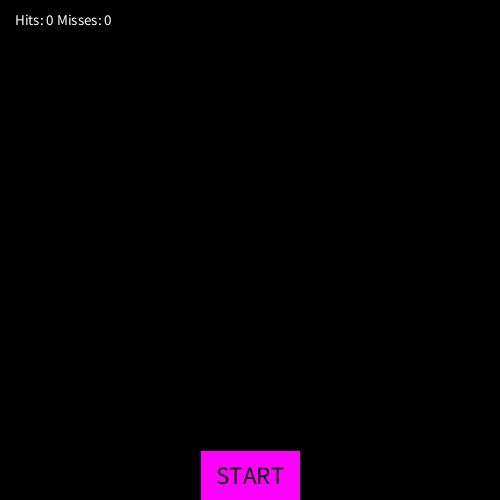
Frame 1 (no input)
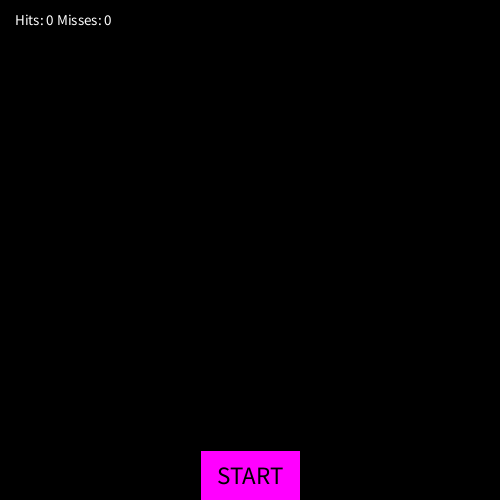
Frame 60 (the mouse pressed at the canvas centre just before this capture)
Frame 120 (the mouse held since frame 60 and released just before this capture): identical to frame 60, image omitted

The Processing sketch that drew these frames (run headless with seeded random() and noise(); from frame 60 on, the mouse is pressed at the canvas centre):

// Processing sketch: ModuleOpgave_4_BullsEye
// ── ModuleOpgave_4_BullsEye.pde
final int size = 500;

boolean click = true;

int posBullsEye = 0;

boolean isMovingLeft = false; 

int circleSize = 55;

boolean isStart = false; 

int testX = 1;

int hitsVar = 0;
int missesVar = 0;

void settings() {
  size(size, size); //by using settings you can appoint a variable to size
}

void setup() {
}

void draw() {
  background(0);
  if (isStart == true) {
    straveBullsEye();
  }
  startPauseButton();
  hitMissCounter();
}

void mouseClicked() {
  if (!isMouseOnBullsEye()) {
    misses();
  } else {
    hits();
  }
  if (isStart == false && isMouseOnButton()) {
    isStart = true;
  } else {
    if (isMouseOnButton()) {
      isStart = false;
    }
  }
}

void hitMissCounter() {
  textAlign(CORNER);
  textSize(15);
  fill(255);
  text("Hits: " + hitsVar + " Misses: " + missesVar, 15, 25);
}

void hits() {
  if (isStart) {
    hitsVar++;
  }
}

void misses() {
  if (isStart) {
    missesVar++;
  }
}

void straveBullsEye() {
  if (posBullsEye == 0) {
    isMovingLeft = false;
  }
  if (posBullsEye == width - circleSize) {
    isMovingLeft = true;
  }
  if (isMovingLeft == false) {
    posBullsEye++;
  }
  if (isMovingLeft == true) {
    posBullsEye--;
  }
  // posBullsEye = isMovingLeft ? posBullsEye++ : posBullsEye--;
  drawBullsEye(posBullsEye);
}

void startPauseButton() {
  drawButton();
  startPause();
  isMouseOnButton();
}

void drawButton() {
  fill(#FF00FF);
  rectMode(CENTER);
  rect(width/2, height - 25, 100, 50);
}

void startPause() {
  if (isStart == false) {
    drawStart();
  }
  if (isStart == true) {
    drawPause();
  }
}

void drawStart() {
  fill(0);
  textSize(25);
  textAlign(CENTER, CENTER);
  text("START", width/2, height - 25);
}

void drawPause() {
  fill(0);
  textSize(25);
  textAlign(CENTER, CENTER);
  text("PAUSE", width/2, height - 25);
}

boolean isMouseOnButton() {
  return(isXonButton() && isYonButton());
}

boolean isXonButton() {
  return(mouseX >= width/2 - 50 && mouseX <= width/2 + 50);
}

boolean isYonButton() {
  return(mouseY >= height - 50);
}

void drawBullsEye(int x) { //perhaps I can put this in a for loop where it decreases the size by 10 every time) But it also needs to change colour....
  fill(#FF0000);
  circle(x + circleSize/2, height/2, circleSize); 
  fill(255);
  circle(x + circleSize/2, height/2, 45);
  fill(#FF0000);
  circle(x + circleSize/2, height/2, 35);
  fill(255);
  circle(x + circleSize/2, height/2, 25);
  fill(#FF0000);
  circle(x + circleSize/2, height/2, 15);
}

boolean isMouseOnBullsEye() {
  return (isXonBullseye() && isYonBullseye());
}

boolean isXonBullseye() {
  return (mouseX >= posBullsEye && mouseX <= posBullsEye + circleSize);
}

boolean isYonBullseye() {
  return (mouseY >= height/2 - circleSize/2 && mouseY <= height/2 + circleSize/2);
}
